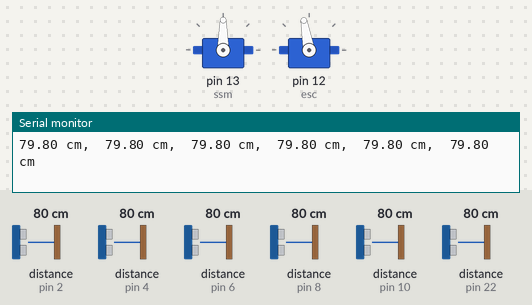
Bench run of a sketch on a simulated Arduino Mega 2560, built with avr-gcc and run on an emulated ATmega2560. Parts: 2 × servo, the last lines printed to the serial monitor. Wiring (inferred from the names in the program): 6 × ultrasonic range finder: trigger pin 3, echo pin 2 / trigger pin 5, echo pin 4 / trigger pin 7, echo pin 6 / trigger pin 9, echo pin 8 / trigger pin 11, echo pin 10 / trigger pin 23, echo pin 22. Inputs (shaded band) come from the test bench; at power-on: distance to the obstacle (sensors on pin 2, pin 6, pin 8, pin 4, pin 10, pin 22) 80 cm. The echo pulse lasts 58.3 µs per cm.

Above: at 2.2 s.
2.3 s: distance to the obstacle (sensor on pin 2) set to 2 cm
At 3.0 s:
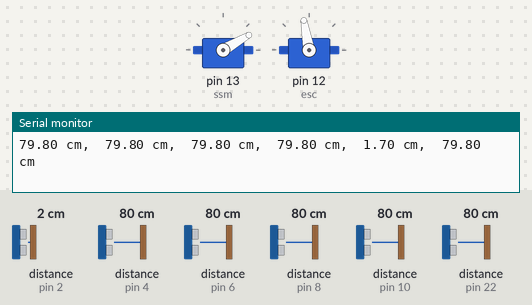
3.8 s: distance to the obstacle (sensor on pin 6) set to 120 cm
At 4.6 s:
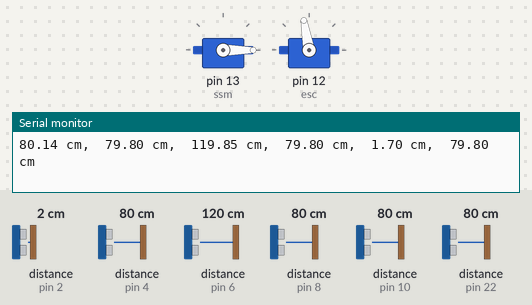
5.3 s: distance to the obstacle (sensor on pin 8) set to 18 cm
At 5.7 s:
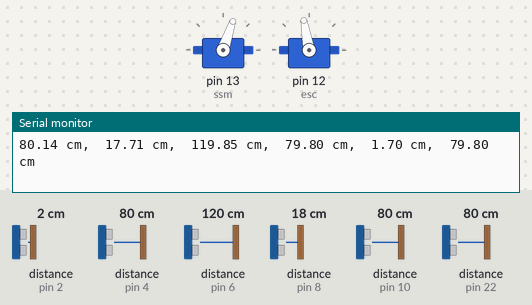
6.9 s: distance to the obstacle (sensor on pin 2) set to 60 cm
At 8.1 s:
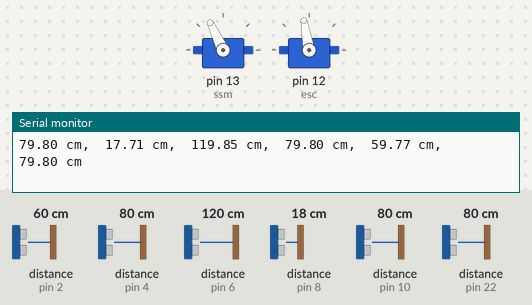
8.4 s: distance to the obstacle (sensor on pin 4) set to 120 cm
At 9.0 s:
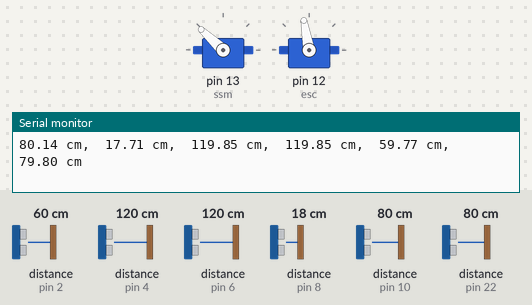
10.0 s: distance to the obstacle (sensor on pin 6) set to 35 cm
At 10.6 s:
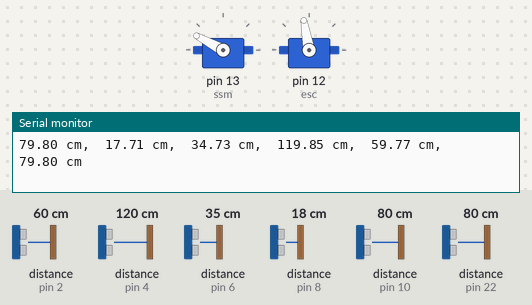
Timing chart, 0 to 12.5 s (numbered marks = the images above; inputs shaded):
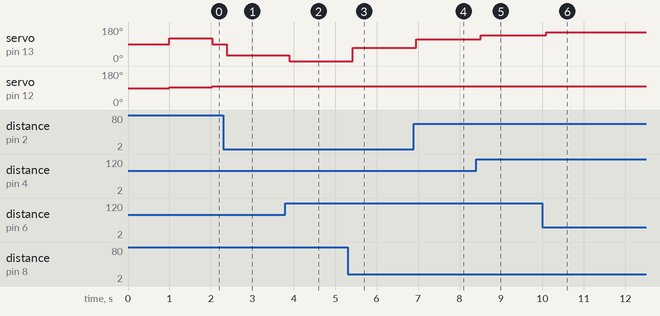

The sketch:

integrated.ino
```cpp
#include <Servo.h> //define the servo library
#include <math.h>

Servo ssm; //define that ssm (steering servo motor) is a servo
Servo esc; //define that esc is (similar to) a servo

// Sensors
#define trigPin1 11  // Trig for sensor 1
#define echoPin1 10  // Echo for sensor 1
#define trigPin2 9  // Trig for sensor 2
#define echoPin2 8  // Echo for sensor 2
#define trigPin3 7  // Trig for sensor 3
#define echoPin3 6  // Echo for sensor 3
#define trigPin4 5  // Trig for sensor 4
#define echoPin4 4  // Echo for sensor 4
#define trigPin5 3  // Trig for sensor 5
#define echoPin5 2  // Echo for sensor 5
#define trigPin6 23  // Trig for sensor 6
#define echoPin6 22  // Echo for sensor 6

// Steering
#define STRAIGHT 90
#define MAX_STEER 180
#define MIN_STEER 0

// Velocity
#define STATIONARY 90
#define FORWARD 100

// Tuning
#define STOP_DISTANCE 20
#define STEER_SENSITIVITY 0.95

float duration,
      distance,
      distance1,
      distance2,
      distance3,
      distance4,
      distance5,
      distance6;

float max_distance,
      min_distance,
      sum_distance;

float front_distance;
float left_distance;
float right_distance;
float front_angle = 0.0;

int steering = 90,
    velocity = 100;

int driving_trig = 1;

int i = 1;
int j = 1;

void setup() {
  pinMode(trigPin1, OUTPUT);  //Set the trigPin1 as output
  pinMode(echoPin1, INPUT);   //Set the echoPin1 as input
  pinMode(trigPin2, OUTPUT);  //Set the trigPin2 as output
  pinMode(echoPin2, INPUT);   //Set the echoPin2 as input
  pinMode(trigPin3, OUTPUT);  //Set the trigPin3 as output
  pinMode(echoPin3, INPUT);   //Set the echoPin3 as input
  pinMode(trigPin4, OUTPUT);  //Set the trigPin4 as output
  pinMode(echoPin4, INPUT);   //Set the echoPin4 as input
  pinMode(trigPin5, OUTPUT);  //Set the trigPin5 as output
  pinMode(echoPin5, INPUT);   //Set the echoPin5 as input
  pinMode(trigPin6, OUTPUT);  //Set the trigPin6 as output
  pinMode(echoPin6, INPUT);   //Set the echoPin6 as input

  ssm.attach(13); //define that ssm is connected at pin 12, steering
  esc.attach(12); //define that esc is connected at pin 13, driving
  driving_trig = 1;

  //****************** Vehicle Initialization ********************//
  //***************** Do not change below part *****************//
  esc.write(90);
  delay(1000);
  //***************** Do not change above part *****************//
  Serial.begin(9600); // Starts the serial communication, Serial communications at 57600 bps
}


void loop() {
//***************** Do not change below part *****************//
  if (driving_trig == 1) {
    setVehicle(120,95);
    delay(1000);
    driving_trig = 10;
  }
//***************** Do not change above part *****************//
//*******************************************************************************************
//******!!!!!!!!!Please don't change any code above!!!!!!!***********************************
//******!!!!!!!!!Please don't change any code above!!!!!!!***********************************
//*******************************************************************************************
//*******************************************************************************************
//*******************************************************************************************
//******Please input the code of your approaches/algorithms in the below area*****************//

  // Calculate the distance for each ultra sonic sensor
  calculate_distances();
  // View distance information from sensors (useful for debugging)
  debug_distance();

  // Calculate the area, primarily used for steering
  float front_left_area = distance2 * distance3; // Use the front-left-most sensors (sensors 2, 3)
  float front_right_area = distance4 * distance5; // Use the front-right-most sensors (sensors 4, 5)

  // Retrieve difference to determine severity of steering angle
  float difference = abs(front_left_area - front_right_area);

  // Set defaults
  distance = FORWARD;
  steering = STRAIGHT;

  // Stop
  if (distance3 <= STOP_DISTANCE || distance4 <= STOP_DISTANCE) {
    velocity = STATIONARY;
  }
  // Turn right
  else if (front_left_area < front_right_area) {
    steering += calculate_steering_angle(difference);
  }
  // Turn left
  else {
    steering -= calculate_steering_angle(difference);
  }

  steering = constrain(steering, MIN_STEER, MAX_STEER);

  setVehicle(steering, velocity);
}

float calculate_steering_angle(float difference) {
  return (difference / 100) * STEER_SENSITIVITY;
}

void calculate_distances() {
  FindRange(trigPin1, echoPin1);
  distance1 = distance;
  FindRange(trigPin2, echoPin2);
  distance2 = distance;
  FindRange(trigPin3, echoPin3);
  distance3 = distance;
  FindRange(trigPin4, echoPin4);
  distance4 = distance;
  FindRange(trigPin5, echoPin5);
  distance5 = distance;
  FindRange(trigPin6, echoPin6);
  distance6 = distance;
}

void debug_distance() {
  Serial.print(distance1);
  Serial.print(" cm,  ");
  Serial.print(distance2);
  Serial.print(" cm,  ");
  Serial.print(distance3);
  Serial.print(" cm,  ");
  Serial.print(distance4);
  Serial.print(" cm,  ");
  Serial.print(distance5);
  Serial.print(" cm,  ");
  Serial.print(distance6);
  Serial.println(" cm  ");
}

//******Please input the code of your approaches/algorithms in the above area*****************************
//*******************************************************************************************
//*******************************************************************************************
//*******************************************************************************************

//******!!!!!!!!!Please don't change any code below!!!!!!!***********************************
//******!!!!!!!!!Please don't change any code below!!!!!!!***********************************
//*******************************************************************************************
//***************** Do not change below part *****************//
void setVehicle(int s, int v) {
  //********************** Vehicle Control **********************//
  if ((s>=0 && s<=180) && (v>=0&&v<=180)) {
    ssm.write(s); //write steering value to steering servo
    esc.write(v); //write velocity value to the ESC unit
  }
  else {}
}

void FindRange(int trigPin, int echoPin) {
  //Trigger the sensor by sending a HIGH pulse of 10 microseconds. But, before that, give a short LOW pulse to ensure you’ll get a clean HIGH pulse
  digitalWrite(trigPin, LOW); // Send out a Low trigger
  delayMicroseconds(2); // Wait 2 ms
  digitalWrite(trigPin, HIGH); // Send out a High trigger
  delayMicroseconds(10); // Wait 10 ms
  digitalWrite(trigPin, LOW);  //Send out a Low trigger.
  duration = pulseIn(echoPin, HIGH); //Read the HIGH pulse whose duration is the time (in microseconds) from the sending of the ping to the reception of its echo off of an object.
  distance = (duration / 2) * 0.03435; //Sound speed = 0.03435cm/ct
}
//***************** Do not change above part *****************//
```

Measured:
- after the input at 2.3 s, servo on pin 13 (ssm): 90° → 30° after 0.08 s
- after the input at 3.8 s, servo on pin 13 (ssm): 30° → 0° after 0.09 s
- after the input at 5.3 s, servo on pin 13 (ssm): 0° → 71° after 0.13 s
- after the input at 6.9 s, servo on pin 13 (ssm): 71° → 115° after 0.06 s
- after the input at 8.4 s, servo on pin 13 (ssm): 115° → 137° after 0.12 s
- after the input at 10.0 s, servo on pin 13 (ssm): 137° → 152° after 0.09 s
